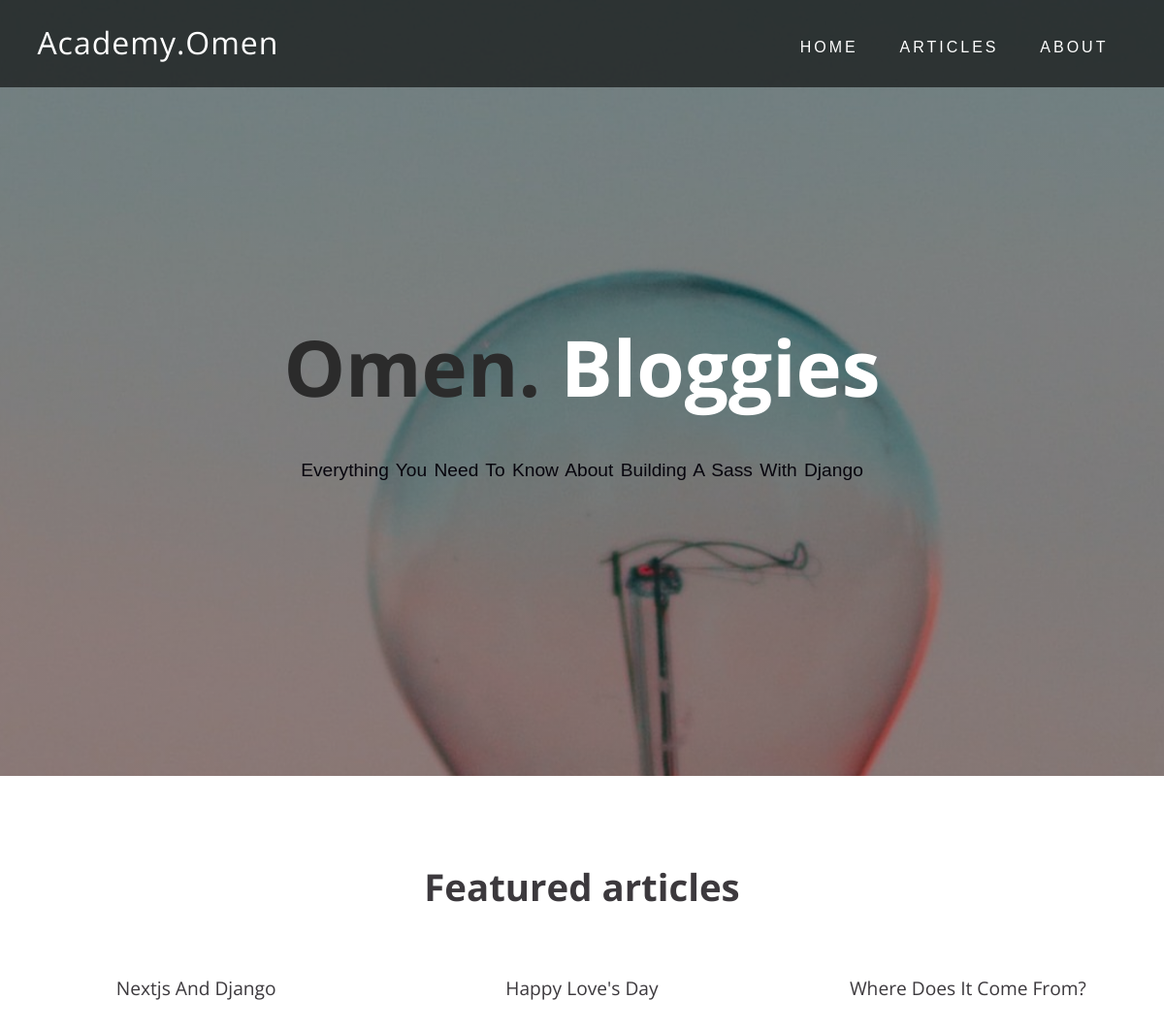
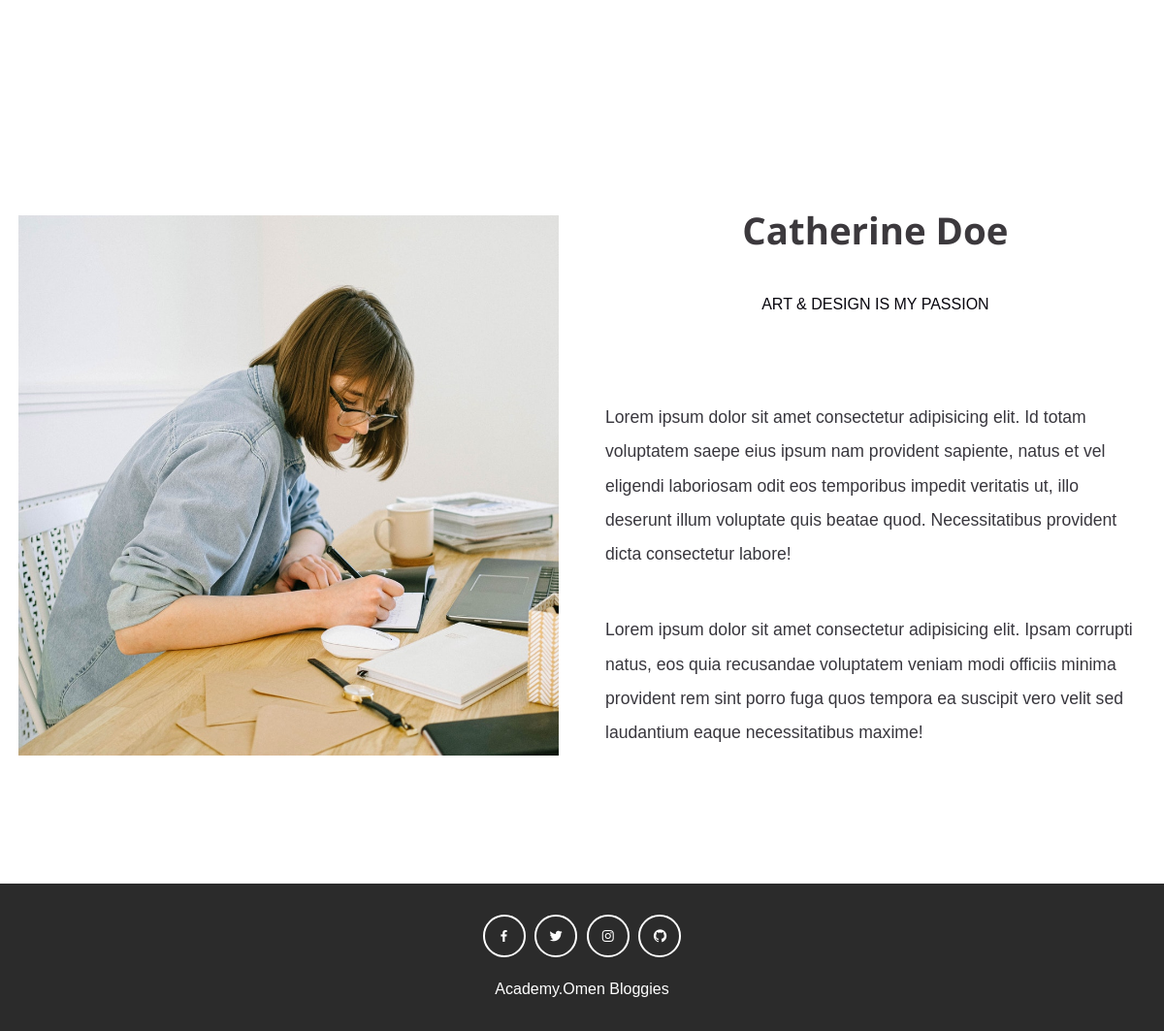
The page / on the database its author committed (2 pictures, top to bottom).
### blog/models.py (models this page shows, shortened)
class Article(models.Model):
    article_status = (
        ('published', 'published'),
        ('draft', 'draft')
    )
    author = models.ForeignKey(Profile, on_delete=models.CASCADE, related_name= 'author')
    headline = models.CharField(max_length=200, null=True, blank=True)
    sub_headline = models.CharField(max_length=200, null=True, blank=True)
    image = models.ImageField( null=True, blank=True ,upload_to = "article_pic", default="placeholder.png")
    body = RichTextUploadingField(null=True, blank=True)
    tag = models.ManyToManyField(Tag, blank=True)
    featured = models.BooleanField(default=False)
    slug = models.SlugField(max_length=250, unique_for_date='publish')
    publish = models.DateTimeField(default=timezone.now)
    status = models.CharField(max_length=150, choices=article_status, default='draft')
    objects = models.Manager() # default manager
    articlemanager = ArticleManager() #custom manager
    def get_absolute_url(self):
        return reverse('blog:article', args=[self.slug])
    class Meta:
        ordering = ['-publish']

### blog/views.py (the view)
# urls.py: path('', views.home, name='home'),
def home(request):
    featured = Article.articlemanager.filter(featured = True)[0:3]
    context = {
        'articles': featured
    }
    return render(request, 'index.html', context)

### blog/models.py (called while the page is built)
    def get_queryset(self):
        return super().get_queryset().filter(status = "published")

### blog/templates/index.html (shortened to what this page needs)
{% load static %}
<!DOCTYPE html>
<html>
  <head>
    <link href='https://unpkg.com/boxicons@2.0.7/css/boxicons.min.css' rel='stylesheet'>
    <link rel="stylesheet" href="{% static 'css/style.css' %}">
  </head>
  <body>
    <header>
      <nav class = "navbar">
        <div class = "container">
          <a href = "{% url 'blog:home' %}" class = "navbar-brand">Academy.Omen</a>
          <div class = "navbar-nav">
            <a href = "{% url 'blog:home' %}">home</a>
            <a href = "{% url 'blog:articles' %}">articles</a>
            <a href = "">about</a>
          </div>
        </div>
      </nav>
      <div class = "banner">
        <div class = "container">
          <h1 class = "banner-title">
            <span>Omen.</span> Bloggies
          </h1>
          <p>everything you need to know about building a Sass with Django</p>
        </div>
      </div>
    </header>
    <section class = "featured" id = "featured">
      <div class = "container">
        <div class = "title">
          <h2>Featured articles</h2>
        </div>
        <div class = "featured-content">
          {% for article in articles %}
          <div class = "featured-item">
            <div class = "featured-title">
              <a href = "{{ article.get_absolute_url }}">{{ article.headline }}</a>
            </div>
          </div>
          {% empty %}
			      <h3>No Featured Article at the Moment...</h3>
          {% endfor %}
        </div>
      </div>
    </section>
    <section class = "about" id = "about">
      <div class = "container">
        <div class = "about-content">
          <div>
            <img src = "{% static 'images/about.jpg' %}" alt = "">
          </div>
          <div class = "about-text">
            <div class = "title">
              <h2>Catherine Doe</h2>
              <p>art & design is my passion</p>
            </div>
            <p>Lorem ipsum dolor sit amet consectetur adipisicing elit. Id totam voluptatem saepe eius ipsum nam provident sapiente, natus et vel eligendi laboriosam odit eos temporibus impedit veritatis ut, illo deserunt illum voluptate quis beatae quod. Necessitatibus provident dicta consectetur labore!</p>
            <p>Lorem ipsum dolor sit amet consectetur adipisicing elit. Ipsam corrupti natus, eos quia recusandae voluptatem veniam modi officiis minima provident rem sint porro fuga quos tempora ea suscipit vero velit sed laudantium eaque necessitatibus maxime!</p>
          </div>
        </div>
      </div>
    </section>
    <footer>
      <div class = "social-links">
        <a href = "#"><i class='bx bxl-facebook'></i></a>
        <a href = "#"><i class='bx bxl-twitter'></i></a>
        <a href = "#"><i class='bx bxl-instagram'></i></a>
        <a href = "#"><i class='bx bxl-github'></i></a>
      </div>
      <span>Academy.Omen Bloggies</span>
    </footer>
  </body>
</html>

### static/css/style.css (style rules this page uses)
:root { --OpenSans: 'Open Sans', serif; --Monserrat: 'Monserrat', sans-serif; --dark: #3c393d; --exDark: #2b2b2b; --blue: #4285f4; }
* { padding: 0; margin: 0; font-family: var(--Monserrat); }
body { line-height: 1.4; color: var(--dark); }
img { width: 100%; display: block; }
p { font-size: 16px; color: #07050d; line-height: 2; margin: 24px 0; }
.container { max-width: 1200px; margin: 0 auto; padding: 0 1.2rem; }
header { min-height: 100vh; background: linear-gradient(rgba(0, 0, 0, 0.4), rgba(0, 0, 0, 0.4)), url(../images/background.jpg) center/cover no-repeat fixed; display: flex; flex-direction: column; justify-content: stretch; }
.navbar { background: rgba(0, 0, 0, 0.6); padding: 1.2rem; }
.navbar-brand { color: #fff; font-size: 2rem; display: block; text-align: center; text-decoration: none; font-family: var(--OpenSans); letter-spacing: 1px; }
.navbar-nav { padding: 0.8rem 0 0.2rem 0; text-align: center; }
.navbar-nav a { text-transform: uppercase; font-family: var(--Monserrat); letter-spacing: 1px; font-weight: 500; color: #fff; text-decoration: none; display: inline-block; padding: 0.4rem 0.1rem; letter-spacing: 3px; transition: opacity 0.5s ease; }
.banner { flex: 1; display: flex; align-items: center; justify-content: center; text-align: center; color: #fff; }
.banner-title { font-size: 3rem; font-family: var(--OpenSans); line-height: 1.2; }
.banner-title span { font-family: var(--OpenSans); color: var(--exDark); }
.banner p { padding: 1rem 0 2rem 0; font-size: 1.2rem; text-transform: capitalize; font-family: var(--Monserrat); font-weight: 300; word-spacing: 2px; }
.featured { padding: 4.5rem 0; }
.title { text-align: center; padding: 1rem 0; }
.title h2 { font-family: var(--OpenSans); font-size: 2.4rem; }
.title p { text-transform: uppercase; padding: 0.6rem 0; }
.featured-content { margin: 2rem 0; }
.featured-item { cursor: pointer; margin: 1.5rem 0; }
.featured-title { padding: 1rem; font-size: 1.2rem; text-align: center; width: 70%; margin: 0 auto; }
.featured-title a { color: var(--dark); text-decoration: none; text-transform: capitalize; font-family: var(--OpenSans); }
.about { padding: 4.5rem 0; }
.about-text { margin: 2rem 0; }
.about-text > p { font-size: 1.1rem; padding: 0.6rem 0; opacity: 0.8; }
footer { background: var(--exDark); color: #fff; text-align: center; padding: 2rem 0; }
.social-links { display: flex; justify-content: center; margin-bottom: 1.4rem; }
.social-links a { border: 2px solid #fff; color: #fff; display: block; width: 40px; height: 40px; display: flex; justify-content: center; align-items: center; border-radius: 50%; text-decoration: none; margin: 0 0.3rem; transition: all 0.5s ease; }
@media screen and (min-width: 540px) { .navbar-nav a { padding-right: 1.2rem; padding-left: 1.2rem; } }
@media screen and (min-width: 540px) { .banner-title { font-size: 5rem; } }
@media screen and (min-width: 768px) { .navbar .container { display: flex; align-items: center; justify-content: space-between; } }
@media screen and (min-width: 768px) { .featured-content { display: grid; grid-template-columns: repeat(2, 1fr); gap: 2rem; } }
@media screen and (min-width: 768px) { .featured-item { margin: 0; } }
@media screen and (min-width: 992px) { .about-content { display: grid; grid-template-columns: repeat(2, 1fr); column-gap: 3rem; align-items: center; } }
@media screen and (min-width: 1200px) { .featured-content { grid-template-columns: repeat(3, 1fr); } }

### rows shown on the page
Article: headline "Nextjs And Django"
Article: headline "Happy Love's Day"
Article: headline "Where Does It Come From?"
